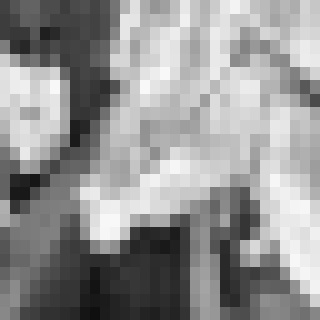
#> input picture yolo_dataset_mlx/images/train/cow_11.jpg, 320 x 320 px
$ python -i prepare_mlx_training.py   (imports and definitions only)
#> lines starting #> are read from the running program, lines starting #| are printed output that depends on the picture
import cv2
import os
import glob
import shutil

# ================= CONFIGURATION =================
# 1. Your original dataset
ORIGINAL_DATASET = "yolo_dataset"

# 2. The new "MLX Style" dataset we will create
NEW_DATASET = "yolo_dataset_mlx"
# =================================================

def pixelate_image(img_path, save_path):
#> called with img_path = 'yolo_dataset_mlx/images/train/cow_11.jpg', save_path = 'out.png'
    img = cv2.imread(img_path)
#> img is the input picture: shape (320, 320, 3); min 14, max 252, mean 147.3
    if img is None: return

    # 1. Force Grayscale
    gray = cv2.cvtColor(img, cv2.COLOR_BGR2GRAY)

    # 2. Downscale to 32x24 (MLX Resolution)
    tiny = cv2.resize(gray, (32, 24), interpolation=cv2.INTER_AREA)
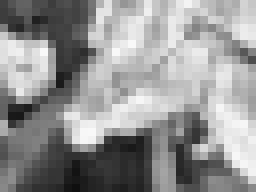
#> tiny: shape (24, 32) (shown 8 times larger); min 15, max 248, mean 147.3

    # 3. Upscale back to 320x320 (Nearest Neighbor for "Blocky" look)
    # This keeps the image size compatible with your existing label files!
    blocky = cv2.resize(tiny, (320, 320), interpolation=cv2.INTER_NEAREST)

    cv2.imwrite(save_path, blocky)

def main():
    print(f"🚀 Creating MLX Dataset in '{NEW_DATASET}'...")

    # 1. Copy the entire folder structure (labels, data.yaml, etc.)
    if os.path.exists(NEW_DATASET):
        shutil.rmtree(NEW_DATASET)
    shutil.copytree(ORIGINAL_DATASET, NEW_DATASET)
    print("✅ Copied original dataset structure.")

    # 2. Overwrite images with "Pixelated" versions
    for split in ['train', 'val']:
        img_folder = os.path.join(NEW_DATASET, 'images', split)
        images = glob.glob(os.path.join(img_folder, "*"))

        print(f"   Processing {len(images)} images in '{split}'...")

        for img_file in images:
            pixelate_image(img_file, img_file) # Overwrite the file

    print("\n🎉 Done! You now have a 'pixelated' dataset.")
    print(f"👉 Labels are preserved. You are ready to train on '{NEW_DATASET}'.")

# [2 lines not run here, left out]

>>> result = pixelate_image('yolo_dataset_mlx/images/train/cow_11.jpg', 'out.png')

$ run again, on yolo_dataset_mlx/images/val/cow_27.jpg
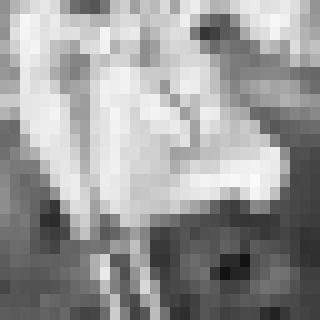
#> input picture yolo_dataset_mlx/images/val/cow_27.jpg, 320 x 320 px
#> in pixelate_image, img is the input picture: shape (320, 320, 3); min 15, max 252, mean 153.9
#> in pixelate_image, `tiny = cv2.resize(gray, (32, 24), interpolation=cv2.INTER_AREA)`:
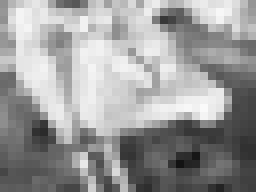
#> tiny: shape (24, 32) (shown 8 times larger); min 19, max 250, mean 153.9

$ run again, on yolo_dataset_mlx/images/val/seek_cow_101.jpg
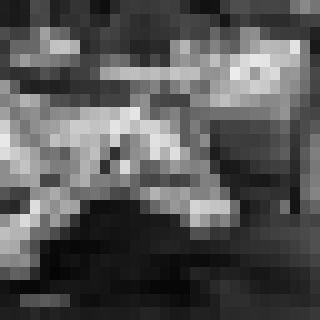
#> input picture yolo_dataset_mlx/images/val/seek_cow_101.jpg, 320 x 320 px
#> in pixelate_image, img is the input picture: shape (320, 320, 3); min 3, max 238, mean 86
#> in pixelate_image, `tiny = cv2.resize(gray, (32, 24), interpolation=cv2.INTER_AREA)`:
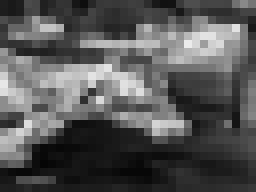
#> tiny: shape (24, 32) (shown 8 times larger); min 5, max 235, mean 86
